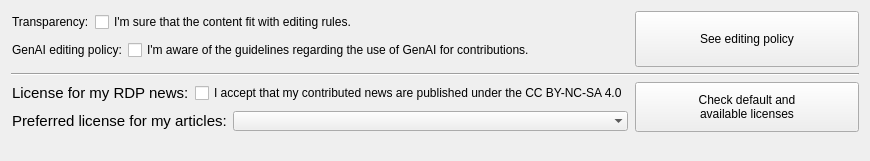
<?xml version="1.0" encoding="UTF-8"?>
<ui version="4.0">
 <class>EditingPolicyWidget</class>
 <widget class="QWidget" name="EditingPolicyWidget">
  <property name="geometry">
   <rect>
    <x>0</x>
    <y>0</y>
    <width>870</width>
    <height>161</height>
   </rect>
  </property>
  <property name="windowTitle">
   <string notr="true">Editing Policy Compliance</string>
  </property>
  <property name="locale">
   <locale language="English" country="UnitedStates"/>
  </property>
  <layout class="QGridLayout" name="gridLayout">
   <item row="9" column="0" colspan="3">
    <spacer name="verticalSpacer">
     <property name="orientation">
      <enum>Qt::Vertical</enum>
     </property>
     <property name="sizeHint" stdset="0">
      <size>
       <width>20</width>
       <height>40</height>
      </size>
     </property>
    </spacer>
   </item>
   <item row="5" column="0" colspan="3">
    <widget class="Line" name="line">
     <property name="sizePolicy">
      <sizepolicy hsizetype="Minimum" vsizetype="Minimum">
       <horstretch>0</horstretch>
       <verstretch>0</verstretch>
      </sizepolicy>
     </property>
     <property name="orientation">
      <enum>Qt::Horizontal</enum>
     </property>
    </widget>
   </item>
   <item row="0" column="0" rowspan="2" colspan="2">
    <widget class="QFrame" name="frm_transparency">
     <property name="frameShape">
      <enum>QFrame::NoFrame</enum>
     </property>
     <property name="frameShadow">
      <enum>QFrame::Plain</enum>
     </property>
     <property name="lineWidth">
      <number>0</number>
     </property>
     <layout class="QFormLayout" name="formLayout_3">
      <property name="leftMargin">
       <number>1</number>
      </property>
      <property name="topMargin">
       <number>1</number>
      </property>
      <property name="rightMargin">
       <number>1</number>
      </property>
      <property name="bottomMargin">
       <number>1</number>
      </property>
      <item row="0" column="0">
       <widget class="QLabel" name="lbl_transparency">
        <property name="sizePolicy">
         <sizepolicy hsizetype="Fixed" vsizetype="Preferred">
          <horstretch>0</horstretch>
          <verstretch>0</verstretch>
         </sizepolicy>
        </property>
        <property name="text">
         <string>Transparency:</string>
        </property>
       </widget>
      </item>
      <item row="0" column="1">
       <widget class="QCheckBox" name="chb_transparency">
        <property name="sizePolicy">
         <sizepolicy hsizetype="Minimum" vsizetype="Preferred">
          <horstretch>0</horstretch>
          <verstretch>0</verstretch>
         </sizepolicy>
        </property>
        <property name="text">
         <string>I'm sure that the content fit with editing rules.</string>
        </property>
       </widget>
      </item>
     </layout>
    </widget>
   </item>
   <item row="0" column="2" rowspan="4">
    <widget class="QPushButton" name="btn_open_editing_policy">
     <property name="sizePolicy">
      <sizepolicy hsizetype="Minimum" vsizetype="Preferred">
       <horstretch>0</horstretch>
       <verstretch>0</verstretch>
      </sizepolicy>
     </property>
     <property name="autoFillBackground">
      <bool>true</bool>
     </property>
     <property name="text">
      <string>See editing policy</string>
     </property>
     <property name="autoDefault">
      <bool>false</bool>
     </property>
     <property name="flat">
      <bool>false</bool>
     </property>
    </widget>
   </item>
   <item row="8" column="0" colspan="2">
    <widget class="QFrame" name="frm_articles">
     <property name="frameShape">
      <enum>QFrame::NoFrame</enum>
     </property>
     <property name="frameShadow">
      <enum>QFrame::Plain</enum>
     </property>
     <property name="lineWidth">
      <number>0</number>
     </property>
     <layout class="QFormLayout" name="formLayout_2">
      <property name="leftMargin">
       <number>1</number>
      </property>
      <property name="topMargin">
       <number>1</number>
      </property>
      <property name="rightMargin">
       <number>1</number>
      </property>
      <property name="bottomMargin">
       <number>1</number>
      </property>
      <item row="0" column="0">
       <widget class="QLabel" name="lbl_license_article">
        <property name="font">
         <font>
          <pointsize>11</pointsize>
          <weight>50</weight>
          <bold>false</bold>
         </font>
        </property>
        <property name="text">
         <string>Preferred license for my articles:</string>
        </property>
       </widget>
      </item>
      <item row="0" column="1">
       <widget class="QComboBox" name="cbb_license_article">
        <property name="sizePolicy">
         <sizepolicy hsizetype="Preferred" vsizetype="Preferred">
          <horstretch>0</horstretch>
          <verstretch>0</verstretch>
         </sizepolicy>
        </property>
        <property name="frame">
         <bool>false</bool>
        </property>
       </widget>
      </item>
     </layout>
    </widget>
   </item>
   <item row="6" column="0" rowspan="2" colspan="2">
    <widget class="QFrame" name="frm_rdp">
     <property name="frameShape">
      <enum>QFrame::NoFrame</enum>
     </property>
     <property name="frameShadow">
      <enum>QFrame::Plain</enum>
     </property>
     <property name="lineWidth">
      <number>0</number>
     </property>
     <layout class="QFormLayout" name="formLayout">
      <property name="leftMargin">
       <number>1</number>
      </property>
      <property name="topMargin">
       <number>1</number>
      </property>
      <property name="rightMargin">
       <number>1</number>
      </property>
      <property name="bottomMargin">
       <number>1</number>
      </property>
      <item row="0" column="0">
       <widget class="QLabel" name="lbl_license_rdp">
        <property name="font">
         <font>
          <pointsize>11</pointsize>
          <weight>50</weight>
          <bold>false</bold>
         </font>
        </property>
        <property name="text">
         <string>License for my RDP news:</string>
        </property>
       </widget>
      </item>
      <item row="0" column="1">
       <widget class="QCheckBox" name="chb_license_rdp">
        <property name="sizePolicy">
         <sizepolicy hsizetype="Preferred" vsizetype="Preferred">
          <horstretch>0</horstretch>
          <verstretch>0</verstretch>
         </sizepolicy>
        </property>
        <property name="text">
         <string>I accept that my contributed news are published under the CC BY-NC-SA 4.0</string>
        </property>
        <property name="tristate">
         <bool>false</bool>
        </property>
       </widget>
      </item>
     </layout>
    </widget>
   </item>
   <item row="6" column="2" rowspan="3">
    <widget class="QPushButton" name="btn_license_open">
     <property name="sizePolicy">
      <sizepolicy hsizetype="Minimum" vsizetype="Preferred">
       <horstretch>0</horstretch>
       <verstretch>0</verstretch>
      </sizepolicy>
     </property>
     <property name="autoFillBackground">
      <bool>true</bool>
     </property>
     <property name="text">
      <string>Check default and
available licenses</string>
     </property>
     <property name="autoDefault">
      <bool>false</bool>
     </property>
     <property name="flat">
      <bool>false</bool>
     </property>
    </widget>
   </item>
   <item row="2" column="0" colspan="2">
    <widget class="QFrame" name="frm_genai">
     <property name="frameShape">
      <enum>QFrame::NoFrame</enum>
     </property>
     <property name="frameShadow">
      <enum>QFrame::Plain</enum>
     </property>
     <property name="lineWidth">
      <number>0</number>
     </property>
     <layout class="QFormLayout" name="formLayout_4">
      <property name="leftMargin">
       <number>1</number>
      </property>
      <property name="topMargin">
       <number>1</number>
      </property>
      <property name="rightMargin">
       <number>1</number>
      </property>
      <property name="bottomMargin">
       <number>1</number>
      </property>
      <item row="0" column="0">
       <widget class="QLabel" name="lbl_genai_editing_policy">
        <property name="sizePolicy">
         <sizepolicy hsizetype="Minimum" vsizetype="Minimum">
          <horstretch>0</horstretch>
          <verstretch>0</verstretch>
         </sizepolicy>
        </property>
        <property name="text">
         <string>GenAI editing policy:</string>
        </property>
       </widget>
      </item>
      <item row="0" column="1">
       <widget class="QCheckBox" name="chb_genai_editing_policy">
        <property name="sizePolicy">
         <sizepolicy hsizetype="Fixed" vsizetype="Preferred">
          <horstretch>0</horstretch>
          <verstretch>0</verstretch>
         </sizepolicy>
        </property>
        <property name="toolTip">
         <string>Contributions must be original and not copied and pasted from a prompt, as described in the editing charter.</string>
        </property>
        <property name="text">
         <string>I'm aware of the guidelines regarding the use of GenAI for contributions.</string>
        </property>
       </widget>
      </item>
     </layout>
    </widget>
   </item>
  </layout>
 </widget>
 <resources/>
 <connections/>
</ui>
